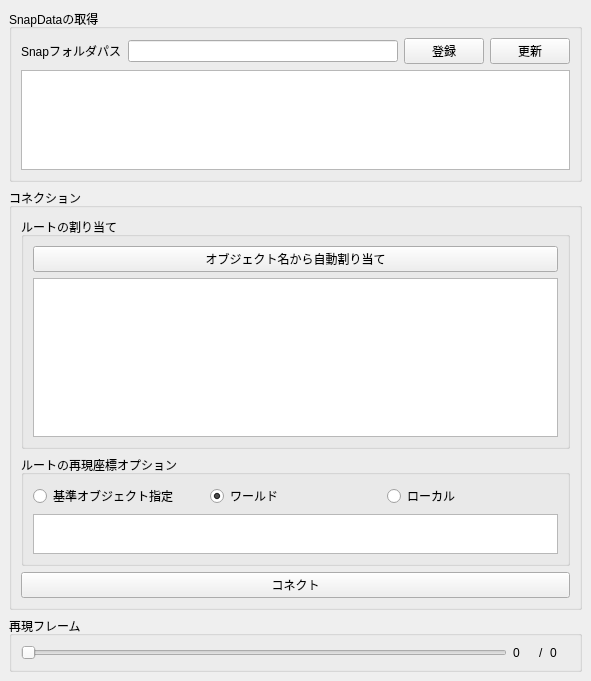
<?xml version="1.0" encoding="UTF-8"?>
<ui version="4.0">
 <class>MainWindow</class>
 <widget class="QMainWindow" name="MainWindow">
  <property name="geometry">
   <rect>
    <x>0</x>
    <y>0</y>
    <width>591</width>
    <height>681</height>
   </rect>
  </property>
  <property name="windowTitle">
   <string>MainWindow</string>
  </property>
  <widget class="QWidget" name="centralwidget">
   <layout class="QVBoxLayout" name="verticalLayout_4">
    <item>
     <widget class="QGroupBox" name="groupBox">
      <property name="sizePolicy">
       <sizepolicy hsizetype="Preferred" vsizetype="Fixed">
        <horstretch>0</horstretch>
        <verstretch>0</verstretch>
       </sizepolicy>
      </property>
      <property name="title">
       <string>SnapDataの取得</string>
      </property>
      <layout class="QVBoxLayout" name="verticalLayout">
       <item>
        <layout class="QHBoxLayout" name="horizontalLayout">
         <item>
          <widget class="QLabel" name="label">
           <property name="text">
            <string>Snapフォルダパス</string>
           </property>
          </widget>
         </item>
         <item>
          <widget class="QLineEdit" name="snap_dir_path_line"/>
         </item>
         <item>
          <widget class="QPushButton" name="snap_dir_set_button">
           <property name="text">
            <string>登録</string>
           </property>
          </widget>
         </item>
         <item>
          <widget class="QPushButton" name="snap_dir_update_button">
           <property name="text">
            <string>更新</string>
           </property>
          </widget>
         </item>
        </layout>
       </item>
       <item>
        <widget class="QListWidget" name="snap_file_list">
         <property name="sizePolicy">
          <sizepolicy hsizetype="Expanding" vsizetype="Minimum">
           <horstretch>0</horstretch>
           <verstretch>0</verstretch>
          </sizepolicy>
         </property>
         <property name="minimumSize">
          <size>
           <width>0</width>
           <height>100</height>
          </size>
         </property>
         <property name="maximumSize">
          <size>
           <width>16777215</width>
           <height>100</height>
          </size>
         </property>
        </widget>
       </item>
      </layout>
     </widget>
    </item>
    <item>
     <widget class="QGroupBox" name="groupBox_2">
      <property name="title">
       <string>コネクション</string>
      </property>
      <layout class="QVBoxLayout" name="verticalLayout_2">
       <item>
        <widget class="QGroupBox" name="groupBox_4">
         <property name="title">
          <string>ルートの割り当て</string>
         </property>
         <layout class="QVBoxLayout" name="verticalLayout_5">
          <item>
           <widget class="QPushButton" name="auto_set_root_button">
            <property name="text">
             <string>オブジェクト名から自動割り当て</string>
            </property>
           </widget>
          </item>
          <item>
           <widget class="QListWidget" name="root_connection_list">
            <property name="selectionMode">
             <enum>QAbstractItemView::NoSelection</enum>
            </property>
           </widget>
          </item>
         </layout>
        </widget>
       </item>
       <item>
        <widget class="QGroupBox" name="groupBox_5">
         <property name="title">
          <string>ルートの再現座標オプション</string>
         </property>
         <layout class="QVBoxLayout" name="verticalLayout_7">
          <item>
           <layout class="QHBoxLayout" name="horizontalLayout_3">
            <item>
             <widget class="QRadioButton" name="orient_axis_obj_radio">
              <property name="toolTip">
               <string>Unityで録画した基準オブジェクトとシーンのオブジェクトを紐づけ、そのオブジェクトのローカル座標でルートを再現します</string>
              </property>
              <property name="text">
               <string>基準オブジェクト指定</string>
              </property>
             </widget>
            </item>
            <item>
             <widget class="QRadioButton" name="orient_world_radio">
              <property name="toolTip">
               <string>Unityで記録したワールド座標でルートを再現します
※マテリアル指定のライトなどワールド座標系のパラメーターの再現度が向上します</string>
              </property>
              <property name="text">
               <string>ワールド</string>
              </property>
              <property name="checked">
               <bool>true</bool>
              </property>
             </widget>
            </item>
            <item>
             <widget class="QRadioButton" name="orient_local_radio">
              <property name="toolTip">
               <string>Unityで記録したローカル座標でルートを再現します</string>
              </property>
              <property name="text">
               <string>ローカル</string>
              </property>
             </widget>
            </item>
           </layout>
          </item>
          <item>
           <widget class="QListWidget" name="axis_obj_connection_list">
            <property name="sizePolicy">
             <sizepolicy hsizetype="Expanding" vsizetype="Preferred">
              <horstretch>0</horstretch>
              <verstretch>0</verstretch>
             </sizepolicy>
            </property>
            <property name="maximumSize">
             <size>
              <width>16777215</width>
              <height>40</height>
             </size>
            </property>
            <property name="sizeAdjustPolicy">
             <enum>QAbstractScrollArea::AdjustToContents</enum>
            </property>
            <property name="selectionMode">
             <enum>QAbstractItemView::NoSelection</enum>
            </property>
            <property name="resizeMode">
             <enum>QListView::Adjust</enum>
            </property>
           </widget>
          </item>
         </layout>
        </widget>
       </item>
       <item>
        <widget class="QPushButton" name="connect_button">
         <property name="text">
          <string>コネクト</string>
         </property>
        </widget>
       </item>
      </layout>
     </widget>
    </item>
    <item>
     <widget class="QGroupBox" name="groupBox_3">
      <property name="sizePolicy">
       <sizepolicy hsizetype="Preferred" vsizetype="Fixed">
        <horstretch>0</horstretch>
        <verstretch>0</verstretch>
       </sizepolicy>
      </property>
      <property name="title">
       <string>再現フレーム</string>
      </property>
      <layout class="QVBoxLayout" name="verticalLayout_3">
       <item>
        <layout class="QHBoxLayout" name="horizontalLayout_2">
         <item>
          <widget class="QSlider" name="frame_slider">
           <property name="orientation">
            <enum>Qt::Horizontal</enum>
           </property>
          </widget>
         </item>
         <item>
          <widget class="QLabel" name="current_frame_label">
           <property name="minimumSize">
            <size>
             <width>20</width>
             <height>0</height>
            </size>
           </property>
           <property name="text">
            <string>0</string>
           </property>
          </widget>
         </item>
         <item>
          <widget class="QLabel" name="label_2">
           <property name="text">
            <string>/</string>
           </property>
          </widget>
         </item>
         <item>
          <widget class="QLabel" name="frame_count_label">
           <property name="minimumSize">
            <size>
             <width>20</width>
             <height>0</height>
            </size>
           </property>
           <property name="text">
            <string>0</string>
           </property>
          </widget>
         </item>
        </layout>
       </item>
      </layout>
     </widget>
    </item>
   </layout>
  </widget>
  <widget class="QMenuBar" name="menubar">
   <property name="geometry">
    <rect>
     <x>0</x>
     <y>0</y>
     <width>591</width>
     <height>21</height>
    </rect>
   </property>
  </widget>
 </widget>
 <resources/>
 <connections/>
</ui>
